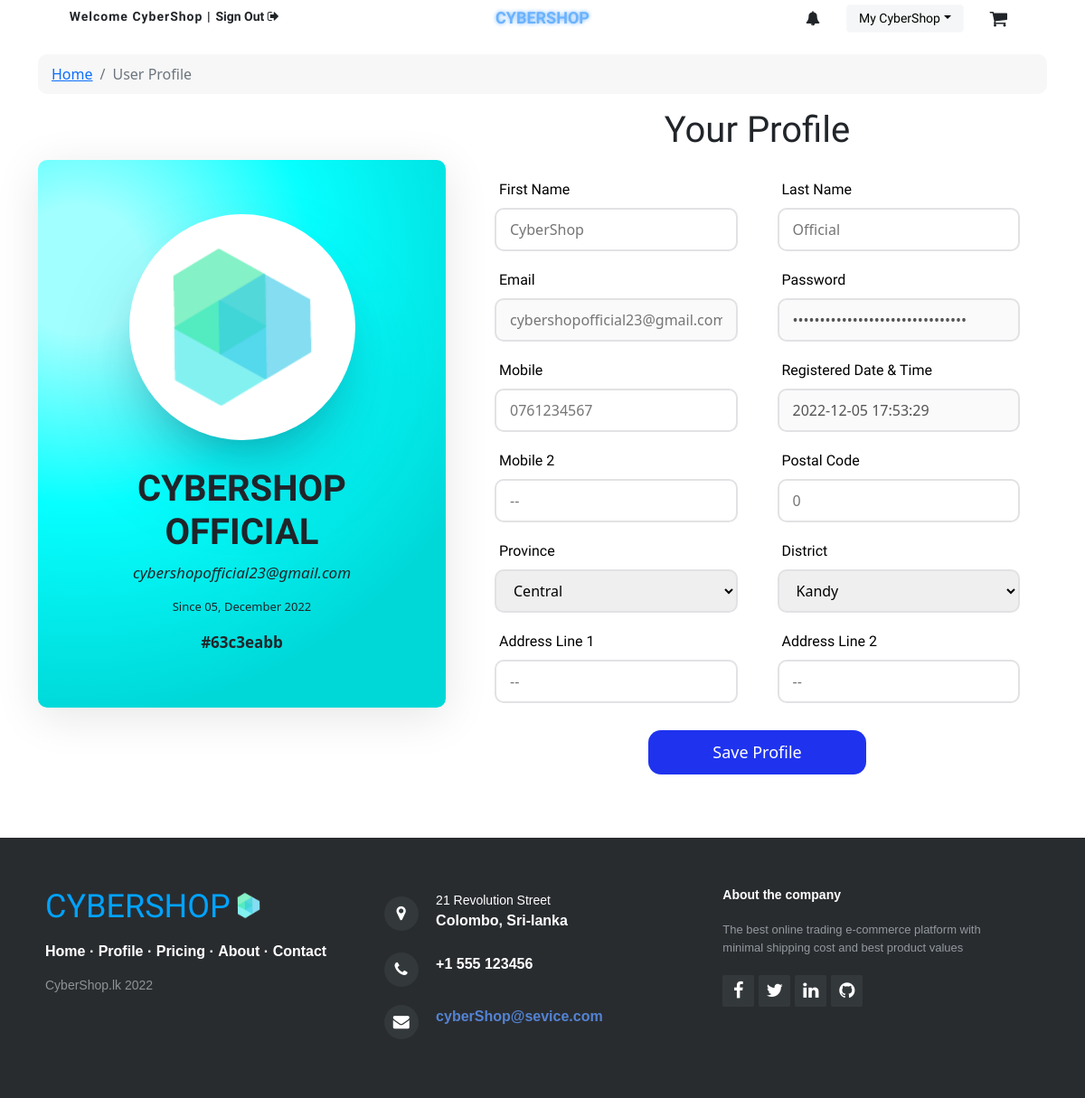
Screenshot of /profile.php (signed in) with the database file from the repository.
### tables this page shows
CREATE TABLE IF NOT EXISTS `profileimage` (
  `id` int NOT NULL AUTO_INCREMENT,
  `user_email` varchar(45) NOT NULL,
  `path` varchar(100) NOT NULL,
  PRIMARY KEY (`id`),
  KEY `fk_profileimage_user1_idx` (`user_email`),
  CONSTRAINT `fk_profileimage_user1` FOREIGN KEY (`user_email`) REFERENCES `user` (`email`)
);

CREATE TABLE IF NOT EXISTS `user` (
  `email` varchar(45) NOT NULL,
  `password` text NOT NULL,
  `fname` varchar(45) NOT NULL,
  `lname` varchar(45) NOT NULL,
  `mobile1` varchar(45) NOT NULL,
  `mobile2` varchar(45) NOT NULL,
  `blocked_id` int NOT NULL,
  `gender_id` int NOT NULL,
  `joined_date` datetime NOT NULL,
  `accessed` int NOT NULL,
  `vcode` varchar(45) DEFAULT NULL,
  `canSell_id` int NOT NULL,
  `tagCode` varchar(45) DEFAULT NULL,
  PRIMARY KEY (`email`),
  KEY `fk_user_blocked_status_idx` (`blocked_id`),
  KEY `fk_user_gender1_idx` (`gender_id`),
  KEY `fk_user_canSell1_idx` (`canSell_id`),
  CONSTRAINT `fk_user_blocked_status` FOREIGN KEY (`blocked_id`) REFERENCES `blocked_status` (`id`),
  CONSTRAINT `fk_user_canSell1` FOREIGN KEY (`canSell_id`) REFERENCES `cansell` (`id`),
  CONSTRAINT `fk_user_gender1` FOREIGN KEY (`gender_id`) REFERENCES `gender` (`id`)
);

CREATE TABLE IF NOT EXISTS `useraddress` (
  `id` int NOT NULL AUTO_INCREMENT,
  `user_email` varchar(45) NOT NULL,
  `district_id` int NOT NULL,
  `line 1` varchar(45) DEFAULT NULL,
  `line 2` varchar(45) DEFAULT NULL,
  `postal code` int DEFAULT NULL,
  PRIMARY KEY (`id`),
  KEY `fk_userAddress_district1_idx` (`district_id`),
  KEY `fk_userAddress_user1_idx` (`user_email`),
  CONSTRAINT `fk_userAddress_district1` FOREIGN KEY (`district_id`) REFERENCES `district` (`id`),
  CONSTRAINT `fk_userAddress_user1` FOREIGN KEY (`user_email`) REFERENCES `user` (`email`)
);

CREATE TABLE IF NOT EXISTS `district` (
  `id` int NOT NULL AUTO_INCREMENT,
  `name` varchar(45) DEFAULT NULL,
  `province_id` int NOT NULL,
  PRIMARY KEY (`id`),
  KEY `fk_district_province1_idx` (`province_id`),
  CONSTRAINT `fk_district_province1` FOREIGN KEY (`province_id`) REFERENCES `province` (`id`)
);

### PHP/connection.php (called while the page is built, shortened)
<?php
class Database{
    public static $connection;
    public static $user = "root";
    public static $pswd = "---";
    public static $db = "cybershop";
    public static $port = "3306";
    public static function setUpConnection() {
        if (!isset(Database::$connection)) {
            Database::$connection = new mysqli("localhost", Database::$user, Database::$pswd, Database::$db, Database::$port);
        }
    }
    public static function search($q) {
        $resultSheet = Database::$connection->query($q);
        return $resultSheet;
    }
}
?>

### profile.php (the view, shortened to what this page needs)
<!DOCTYPE html>
<html lang="en">
<head>
    <link rel="stylesheet" href="assets/bootstrap/css/bootstrap.min.css">
    <link rel="stylesheet" href="https://cdn.jsdelivr.net/npm/bootstrap-select@1.13.14/dist/css/bootstrap-select.min.css">
    <link rel="stylesheet" href="https://cdnjs.cloudflare.com/ajax/libs/font-awesome/6.2.0/css/all.min.css">
    <link rel="stylesheet" href="assets/css/profile.css">
    <link rel="stylesheet" href="assets/css/scrollToTop__btn.css">
    <link rel="stylesheet" href="assets/css/loader.css">
</head>
<body>
    <?php
    include "header.php";
if (isset($_SESSION['user'])) {
    $userEmail = $_SESSION['user']['email'];
    $details_rs = Database::search("SELECT * FROM `user` INNER JOIN `gender` ON gender.id=user.gender_id WHERE `email`='" . $userEmail . "' ");
    $details_data = $details_rs->fetch_assoc();
    $address_rs = Database::search("SELECT *, district.name AS dname, province.name AS pname FROM `useraddress`
    INNER JOIN `district` ON useraddress.district_id=district.id
    INNER JOIN `province` ON district.province_id=province.id
    WHERE `user_email`='" . $userEmail . "' ");
    $address_data = $address_rs->fetch_assoc();
    $profileImg_rs = Database::search("SELECT * FROM `profileimage` WHERE `user_email`='".$userEmail."'");
    $profileImg_data = $profileImg_rs->fetch_assoc();
} else {
    ?>
        <script>
            window.location = 'login.php';
        </script>
    <?php
}
?>
<div class="container" style="min-height: 100vh;">
    <ol class="breadcrumb bd" style="padding: 10px 15px;">
        <li class="breadcrumb-item">
            <a href="home.php">
                <span>Home</span>
            </a>
        </li>
        <li class="breadcrumb-item active">
            <span>User Profile</span>
        </li>
    </ol>
    <div class="row" style="height: auto;margin-top: -40px;">
        <div class="col-12 col-lg-5 d-flex align-items-center" style="height: 100vh;">
            <div class="d-flex flex-column justify-content-center align-items-center profileImage__container">
                <label for="userImgUploader" onclick="changeUserImg()">
                    <div class="imgContainer" style="margin-bottom: 30px;">
                        <img id="userImg" class="profile w" src="<?php echo $profileImg_data['path'] ?>">
                    </div>
                </label>
                <div class="imgBody">
                    <h1 class="text-center" style="font-family: Aldrich, sans-serif;font-weight: bold; text-transform: uppercase;">
                        <?php echo $details_data['fname'] . ' ' . $details_data['lname'] ?>
                    </h1>
                    <?php
                    $date = $details_data['joined_date'];
                    $year = date('Y', strtotime($date));
                    $day = date('d', strtotime($date));
                    $month = date('F', strtotime($date));
                    ?>
                    <p class="text-center" style="font-size: 17px;font-style: italic;"><?php echo $details_data['email'] ?></p>
                    <p class="text-center" style="font-size: 13px;">Since <?php echo $day; ?>, <?php echo $month; ?> <?php echo $year; ?></p>
                    <p class="text-center"
                        style="cursor:pointer;font-size: 17px;font-weight:bold;margin:0;padding:0;"
                        onclick="copyTagCode('<?php echo $details_data['tagCode'] ?>')">
                        <?php echo $details_data['tagCode'] ?>
                    </p>
                </div>
            </div>
        </div>
        <div class="col-12 col-lg-7 d-flex justify-content-center align-items-center">
            <div class="userDetails" style="padding: 40px 20px;">
                <div style="margin-bottom: 20px;">
                    <h1 class="text-center" style="font-family: Aldrich, sans-serif;">Your Profile</h1>
                </div>
                <div>
                    <div class="row">
                        <div class="col-12 col-lg-6">
                            <div class="profile__input">
                                <label class="form-label">First Name</label>
                                <input id="fname" type="text" placeholder="<?php echo $details_data['fname']; ?>">
                            </div>
                        </div>
                        <div class="col-12 col-lg-6">
                            <div class="profile__input">
                                <label class="form-label">Last Name</label>
                                <input id="lname" type="text" placeholder="<?php echo $details_data['lname']; ?>">
                            </div>
                        </div>
                    </div>
                    <div class="row">
                        <div class="col-12 col-lg-6">
                            <div class="profile__input">
                                <label class="form-label">Email</label>
                                <input type="text" placeholder="<?php echo $details_data['email']; ?>" disabled="">
                            </div>
                        </div>
                        <div class="col-12 col-lg-6">
                            <div class="profile__input">
                                <label class="form-label">Password</label>
                                <input type="password" value="<?php echo $details_data['password']; ?>" disabled="">
                            </div>
                        </div>
                    </div>
                    <div class="row">
                        <div class="col-12 col-lg-6">
                            <div class="profile__input">
                                <label class="form-label">Mobile</label>
                                <input id="mobile1" type="text" placeholder="<?php echo $details_data['mobile1']; ?>">
                            </div>
                        </div>
                        <div class="col-12 col-lg-6">
                            <div class="profile__input">
                                <label class="form-label">Registered Date &amp; Time</label>
                                <input type="text" value="<?php echo $details_data['joined_date']; ?>" disabled="">
                            </div>
                        </div>
                    </div>
                    <div class="row">
                        <div class="col-12 col-lg-6">
                            <div class="profile__input">
                                <label class="form-label">Mobile 2</label>
                                <input id="mobile2" type="text" placeholder="<?php echo $details_data['mobile2']; ?>">
                            </div>
                        </div>
                        <div class="col-12 col-lg-6">
                            <div class="profile__input">
                                <label class="form-label">Postal Code</label>
                                <input id="postalCode" type="text" placeholder="<?php echo $address_data['postal code']; ?>">
                            </div>
                        </div>
                    </div>
                    <div class="row">
                        <div class="col-12 col-lg-6">
                            <div class="profile__input">
                                <label class="form-label">Province</label>
                                <select id="province" onchange="load_district('<?php echo $address_data['dname']; ?>')">
                                    <?php
                                    $province_rs = Database::search("SELECT * FROM `province` ");
                                    $province_num = $province_rs->num_rows;
                                    for ($x=0; $x<$province_num; $x++) {
                                        $province_data = $province_rs->fetch_assoc();
                                        ?>
                                            <option
                                                <?php
                                                if ($address_data['pname'] == $province_data['name']) {
                                                    ?>selected<?php
                                                }
                                                ?>
                                                value="<?php echo $province_data['id'] ?>">
                                                <?php echo $province_data['name']; ?>
                                            </option>
                                        <?php
                                    }
                                    ?>
                                </select>
                            </div>
                        </div>
                        <div class="col-12 col-lg-6">
                            <div class="profile__input">
                                <label class="form-label">District</label>
                                <select id="district">
                                    <option value="0"><?php echo $address_data['dname']; ?></option>
                                </select>
                            </div>
                        </div>
                    </div>
                    <div class="row">
                        <div class="col-12 col-lg-6">
                            <div class="profile__input">
                                <label class="form-label">Address Line 1&nbsp;</label>
                                <input id="line1" type="text" placeholder="<?php echo $address_data['line 1'] ?>">
                            </div>
                        </div>
                        <div class="col-12 col-lg-6">
                            <div class="profile__input">
                                <label class="form-label">Address Line 2</label>
                                <input id="line2" type="text" placeholder="<?php echo $address_data['line 2'] ?>">
                            </div>
                        </div>
                    </div>
                    <div class="row" style="margin-top: 20px;">
                        <div class="col d-flex justify-content-center align-items-center">
                            <button
                                onclick="saveProfile()"
                                class="profile__saveBt" type="button" data-bs-toggle="modal" data-bs-target="modal-1">
                                Save Profile
                            </button>
                        </div>
                    </div>
                    <div class="row">
                        <div class="col-12" style="padding: 15px;">
                        </div>
                    </div>
                </div>
            </div>
        </div>
    </div>
</div>
<?php
    include "footer.php";
    ?>
</body>
</html>

### assets/css/profile.css (style rules this page uses)
body { overflow-x: hidden; }
.profileImage__container { width: 100%; position: relative; overflow: hidden; height: auto; padding: 60px 40px; border-radius: 10px; background-image: radial-gradient( circle farthest-corner at 10% 20%, rgba(161,255,255,1) 11.3%, rgba(6,255,255,1) 41.2%, rgba(0,216,216,1) 77.8% ); box-shadow: rgba(0, 0, 0, 0.1) 0px 10px 50px; transition: .5s all; z-index: 0; }
.profileImage__container::after { content: ''; position: absolute; left: 0; top: 0; right: 0; bottom: 0; background-image: radial-gradient( circle farthest-corner at 77% 58%, rgba(161,255,255,1) 10.3%, rgba(6,255,255,1) 40.2%, rgba(0,216,216,1) 135.8% ); opacity: 0; z-index: 1; transition: 500ms all; }
.imgContainer { height: 250px; width: 250px; position: relative; border-radius: 50%; overflow: hidden; background-color: white; box-shadow: rgba(50, 50, 93, 0.25) 0px 50px 100px -20px, rgba(0, 0, 0, 0.3) 0px 30px 60px -30px; display: flex; justify-content: center; align-items: center; z-index: 1000; cursor: pointer; }
.imgContainer::after { content: '\f044'; font-family: "FontAwesome"; font-size: 40px; color: white; position: absolute; top: 0; left: 0; right: 0; bottom: 0; display: flex; justify-content: center; align-items: center; background-color: rgba(0,0,0,0.37); opacity: 0; transition: 200ms all; }
.imgContainer img { height: 100%; width: auto; }
.imgBody { z-index: 3; }
.imgBody h1, .imgBody p { transition: 200ms all; }
.imgBody h1 { text-transform: uppercase; }
.userDetails { width: 100%; height: auto; border-radius: 11px; }
.profile__input { padding: 10px; display: flex; flex-direction: column; }
.profile__input label { color: black; font-family: Alata, sans-serif; padding-left: 5px; }
.profile__input input { width: 100%; padding: 10px 15px; border: 2px solid #e2e1e4; border-radius: 10px; outline: none; }
.profile__input select { width: 100%; padding: 10px 15px; border: 2px solid #e2e1e4; border-radius: 10px; outline: none; }
.profile__saveBt { width: 40%; padding: 11px 0; font-size: 18px; color: white; border-radius: 14px; border: none; background: #1f33ef; }
.bd { padding: 10px 15px; background-color: #f7f7f7; border-radius: 10px; margin-top: 20px; }

### assets/css/header.css (style rules this page uses)
body { margin: 0; padding: 0; overflow-x: hidden; box-sizing: border-box; }

### rows the page displays
profileimage: path (picture)
user: fname "CYBERSHOP", lname "OFFICIAL", email "cybershopofficial23@gmail.com", joined_date "05", joined_date "December", joined_date "2022", tagCode "#63c3eabb", fname "CyberShop", lname "Official", mobile1 "0761234567", joined_date "2022-12-05 17:53:29", mobile2 "--"
useraddress: postal code "0", district.name "Kandy", line 1 "--", line 2 "--"

### other values shown
$name "CyberShop"
form field value "Central"
